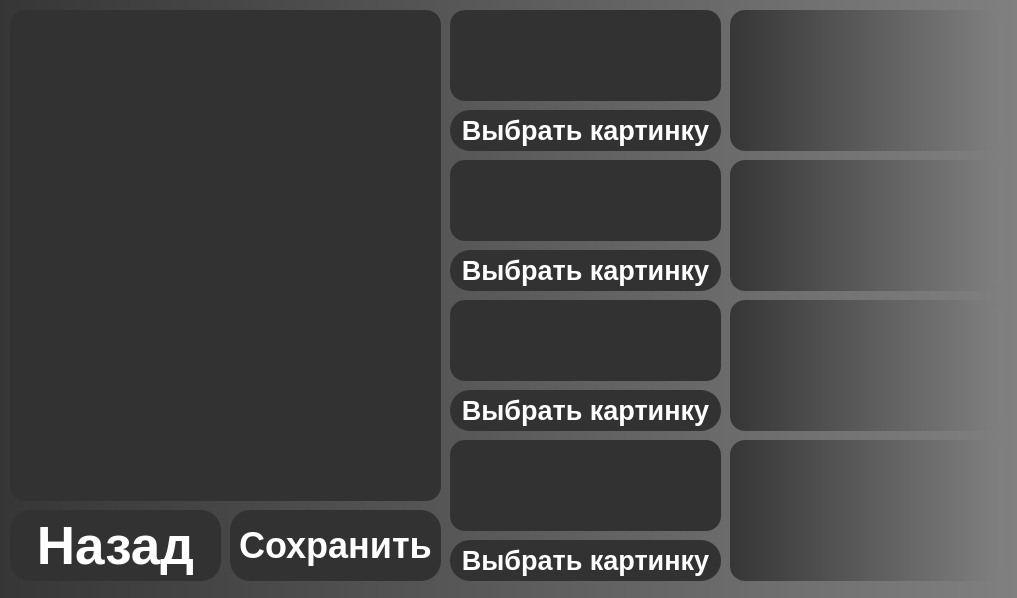
<?xml version="1.0" encoding="UTF-8"?>
<ui version="4.0">
 <class>MainWindow</class>
 <widget class="QMainWindow" name="MainWindow">
  <property name="geometry">
   <rect>
    <x>0</x>
    <y>0</y>
    <width>1017</width>
    <height>598</height>
   </rect>
  </property>
  <property name="windowTitle">
   <string>MyTenses</string>
  </property>
  <property name="styleSheet">
   <string notr="true">QWidget
{
    color: #aaa;
   background-color: qlineargradient(spread:pad, x1:0, y1:0, x2:1, y2:0, stop:0 rgb(54, 54, 54), stop:1 rgb(128, 128, 128));

}

QPushButton
{
    color: rgb(255, 255, 255);
background-color: #323232;
	
    width: 75px;
    height: 50px;
	
	border-radius: 20px;                     /* &lt;----  20px  */ 
	font: &quot;Microsoft YaHei UI&quot;;
	font-weight: bold;
}

QPushButton:hover
{
    background-color: silver;

}

</string>
  </property>
  <widget class="QWidget" name="centralwidget">
   <widget class="QPushButton" name="pushButton">
    <property name="geometry">
     <rect>
      <x>10</x>
      <y>510</y>
      <width>211</width>
      <height>71</height>
     </rect>
    </property>
    <property name="font">
     <font>
      <pointsize>40</pointsize>
      <weight>75</weight>
      <italic>false</italic>
      <bold>true</bold>
     </font>
    </property>
    <property name="text">
     <string>Назад</string>
    </property>
   </widget>
   <widget class="QPlainTextEdit" name="plainTextEdit">
    <property name="geometry">
     <rect>
      <x>10</x>
      <y>10</y>
      <width>431</width>
      <height>491</height>
     </rect>
    </property>
    <property name="styleSheet">
     <string notr="true">QPlainTextEdit
{
   color: rgb(255, 255, 255);
	background-color: #323232;
    border-radius: 15px;                     /* &lt;----  20px  */ 
	font:
 &quot;Microsoft YaHei UI&quot;;
	font-weight: bold;
}</string>
    </property>
    <property name="readOnly">
     <bool>true</bool>
    </property>
    <property name="plainText">
     <string/>
    </property>
   </widget>
   <widget class="QPushButton" name="pushButton_2">
    <property name="geometry">
     <rect>
      <x>230</x>
      <y>510</y>
      <width>211</width>
      <height>71</height>
     </rect>
    </property>
    <property name="font">
     <font>
      <pointsize>27</pointsize>
      <weight>75</weight>
      <italic>false</italic>
      <bold>true</bold>
     </font>
    </property>
    <property name="text">
     <string>Сохранить</string>
    </property>
   </widget>
   <widget class="QPlainTextEdit" name="plainTextEdit_2">
    <property name="geometry">
     <rect>
      <x>450</x>
      <y>10</y>
      <width>271</width>
      <height>91</height>
     </rect>
    </property>
    <property name="styleSheet">
     <string notr="true">QPlainTextEdit
{
   color: rgb(255, 255, 255);
	background-color: #323232;
    border-radius: 15px;                     /* &lt;----  20px  */ 
	font:
 &quot;Microsoft YaHei UI&quot;;
	font-weight: bold;
}</string>
    </property>
    <property name="plainText">
     <string/>
    </property>
   </widget>
   <widget class="QLabel" name="label">
    <property name="geometry">
     <rect>
      <x>730</x>
      <y>10</y>
      <width>271</width>
      <height>141</height>
     </rect>
    </property>
    <property name="styleSheet">
     <string notr="true">QLabel
{
	border-radius: 15px;
}</string>
    </property>
    <property name="text">
     <string/>
    </property>
    <property name="pixmap">
     <pixmap>download.png</pixmap>
    </property>
    <property name="scaledContents">
     <bool>true</bool>
    </property>
   </widget>
   <widget class="QPushButton" name="pushButton_3">
    <property name="geometry">
     <rect>
      <x>450</x>
      <y>110</y>
      <width>271</width>
      <height>41</height>
     </rect>
    </property>
    <property name="font">
     <font>
      <pointsize>20</pointsize>
      <weight>75</weight>
      <italic>false</italic>
      <bold>true</bold>
     </font>
    </property>
    <property name="text">
     <string>Выбрать картинку</string>
    </property>
   </widget>
   <widget class="QLabel" name="label_2">
    <property name="geometry">
     <rect>
      <x>730</x>
      <y>160</y>
      <width>271</width>
      <height>131</height>
     </rect>
    </property>
    <property name="styleSheet">
     <string notr="true">QLabel
{
	border-radius: 15px;
}</string>
    </property>
    <property name="text">
     <string/>
    </property>
    <property name="pixmap">
     <pixmap>download.png</pixmap>
    </property>
    <property name="scaledContents">
     <bool>true</bool>
    </property>
   </widget>
   <widget class="QPlainTextEdit" name="plainTextEdit_3">
    <property name="geometry">
     <rect>
      <x>450</x>
      <y>160</y>
      <width>271</width>
      <height>81</height>
     </rect>
    </property>
    <property name="styleSheet">
     <string notr="true">QPlainTextEdit
{
   color: rgb(255, 255, 255);
	background-color: #323232;
    border-radius: 15px;                     /* &lt;----  20px  */ 
	font:
 &quot;Microsoft YaHei UI&quot;;
	font-weight: bold;
}</string>
    </property>
    <property name="plainText">
     <string/>
    </property>
   </widget>
   <widget class="QPushButton" name="pushButton_4">
    <property name="geometry">
     <rect>
      <x>450</x>
      <y>250</y>
      <width>271</width>
      <height>41</height>
     </rect>
    </property>
    <property name="font">
     <font>
      <pointsize>20</pointsize>
      <weight>75</weight>
      <italic>false</italic>
      <bold>true</bold>
     </font>
    </property>
    <property name="text">
     <string>Выбрать картинку</string>
    </property>
   </widget>
   <widget class="QLabel" name="label_3">
    <property name="geometry">
     <rect>
      <x>730</x>
      <y>300</y>
      <width>271</width>
      <height>131</height>
     </rect>
    </property>
    <property name="styleSheet">
     <string notr="true">QLabel
{
	border-radius: 15px;
}</string>
    </property>
    <property name="text">
     <string/>
    </property>
    <property name="pixmap">
     <pixmap>download.png</pixmap>
    </property>
    <property name="scaledContents">
     <bool>true</bool>
    </property>
   </widget>
   <widget class="QPlainTextEdit" name="plainTextEdit_4">
    <property name="geometry">
     <rect>
      <x>450</x>
      <y>300</y>
      <width>271</width>
      <height>81</height>
     </rect>
    </property>
    <property name="styleSheet">
     <string notr="true">QPlainTextEdit
{
   color: rgb(255, 255, 255);
	background-color: #323232;
    border-radius: 15px;                     /* &lt;----  20px  */ 
	font:
 &quot;Microsoft YaHei UI&quot;;
	font-weight: bold;
}</string>
    </property>
    <property name="plainText">
     <string/>
    </property>
   </widget>
   <widget class="QPushButton" name="pushButton_5">
    <property name="geometry">
     <rect>
      <x>450</x>
      <y>390</y>
      <width>271</width>
      <height>41</height>
     </rect>
    </property>
    <property name="font">
     <font>
      <pointsize>20</pointsize>
      <weight>75</weight>
      <italic>false</italic>
      <bold>true</bold>
     </font>
    </property>
    <property name="text">
     <string>Выбрать картинку</string>
    </property>
   </widget>
   <widget class="QLabel" name="label_4">
    <property name="geometry">
     <rect>
      <x>730</x>
      <y>440</y>
      <width>271</width>
      <height>141</height>
     </rect>
    </property>
    <property name="styleSheet">
     <string notr="true">QLabel
{
	border-radius: 15px;
}</string>
    </property>
    <property name="text">
     <string/>
    </property>
    <property name="pixmap">
     <pixmap>download.png</pixmap>
    </property>
    <property name="scaledContents">
     <bool>true</bool>
    </property>
   </widget>
   <widget class="QPlainTextEdit" name="plainTextEdit_5">
    <property name="geometry">
     <rect>
      <x>450</x>
      <y>440</y>
      <width>271</width>
      <height>91</height>
     </rect>
    </property>
    <property name="styleSheet">
     <string notr="true">QPlainTextEdit
{
   color: rgb(255, 255, 255);
	background-color: #323232;
    border-radius: 15px;                     /* &lt;----  20px  */ 
	font:
 &quot;Microsoft YaHei UI&quot;;
	font-weight: bold;
}</string>
    </property>
    <property name="plainText">
     <string/>
    </property>
   </widget>
   <widget class="QPushButton" name="pushButton_6">
    <property name="geometry">
     <rect>
      <x>450</x>
      <y>540</y>
      <width>271</width>
      <height>41</height>
     </rect>
    </property>
    <property name="font">
     <font>
      <pointsize>20</pointsize>
      <weight>75</weight>
      <italic>false</italic>
      <bold>true</bold>
     </font>
    </property>
    <property name="text">
     <string>Выбрать картинку</string>
    </property>
   </widget>
  </widget>
 </widget>
 <resources/>
 <connections/>
</ui>
